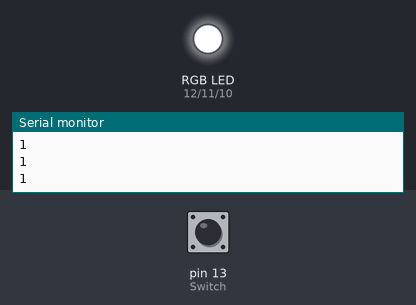
A sketch run on a simulated Arduino Uno, built with avr-gcc and run on an emulated ATmega328P. Shown: an RGB LED mixed from three pins (HIGH = lit), the last lines printed to the serial monitor. Inputs (shaded band) come from the test bench; at power-on: pin 13 (Switch) HIGH.

Above: at 1.2 s.
1.3 s: pin 13 (Switch) pulled LOW for 0.15 s
At 1.4 s:
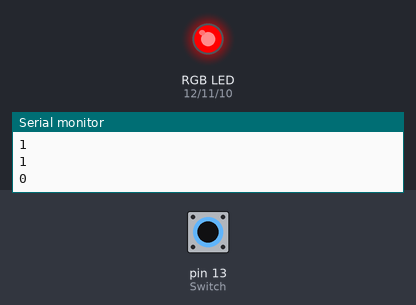
3.0 s: pin 13 (Switch) pulled LOW for 3.2 s
At 7.5 s:
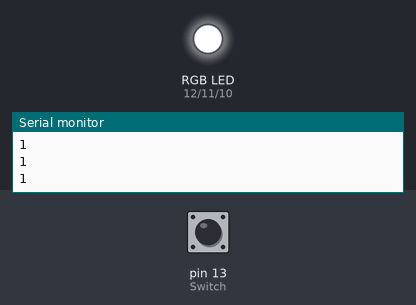
Timing chart, 0 to 9.0 s (numbered marks = the images above; inputs shaded):
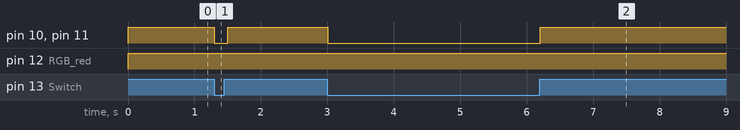

Measured:
- after the input at 1.3 s, pin 10 (RGB_blue), pin 11 (RGB_green): HIGH → LOW at once, → HIGH 0.20 s later
- after the input at 3.0 s, pin 10 (RGB_blue), pin 11 (RGB_green): HIGH → LOW at once, → HIGH 3.2 s later

The sketch:

The_Wakanda_Hello.ino
```cpp
/*
Body Centric Technologies - OCAD U - Winter 2021
The Wakanda Hello : By Patricia Mwenda
Created Feb 3rd 2021

Based on:
LilyPad Tri-Color LED: Basic Color Mixing
SparkFun Electronics
https://www.sparkfun.com/products/8467

Input Pull-up Serial
created 14 Mar 2012
by Scott Fitzgerald

******************************************************************************/

// This example uses a tri-color, also known as an RGB
// (Red / Green / Blue) LED.


// Create integer variables for our LED pins:

int Switch = 13;
int RGB_red = 12;
int RGB_green = 11;
int RGB_blue = 10;


void setup()
{
   //start serial connection
  Serial.begin(9600);

  pinMode(Switch, INPUT_PULLUP);
  pinMode(RGB_red, OUTPUT);
  pinMode(RGB_green, OUTPUT);
  pinMode(RGB_blue, OUTPUT);

}

void loop()
{

  //read the pushbutton value into a variable
  int sensorVal = digitalRead(Switch);
  //print out the value of the pushbutton
  Serial.println(sensorVal);

  // Black (all LEDs off)

  // RGB LEDs:
  if (sensorVal == HIGH) {
  digitalWrite(RGB_red, HIGH);
  digitalWrite(RGB_green, HIGH);
  digitalWrite(RGB_blue, HIGH);
  delay(100);

  // Yellow (Yellow LED on)
  }else {
  digitalWrite(RGB_red, HIGH);
  digitalWrite(RGB_green, LOW);
  digitalWrite(RGB_blue, LOW);
  delay(100);
  }
}
```
